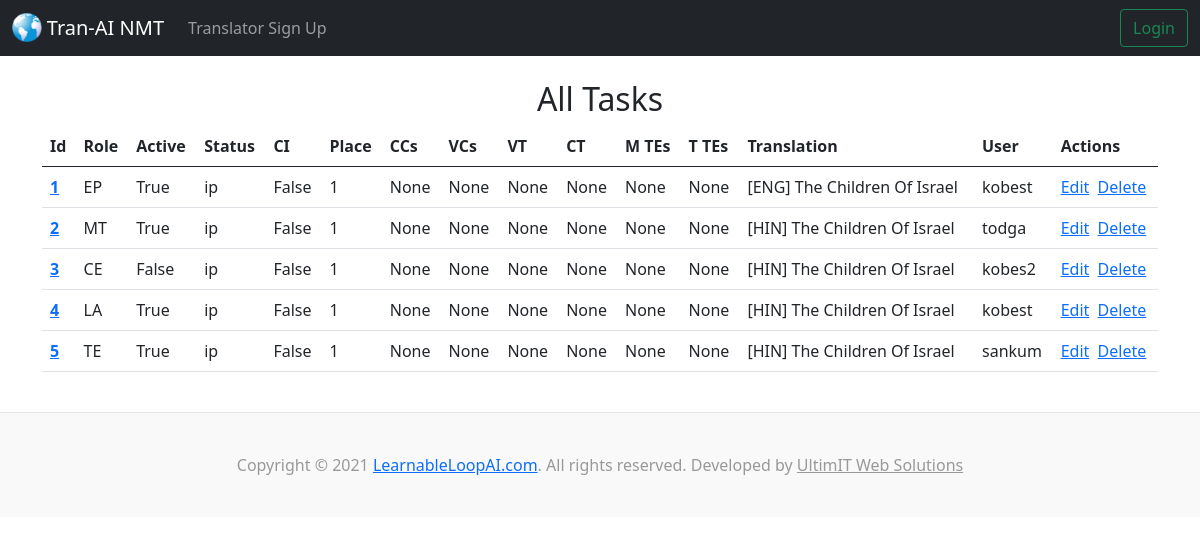
Page /tasks/ on the earlier database version.
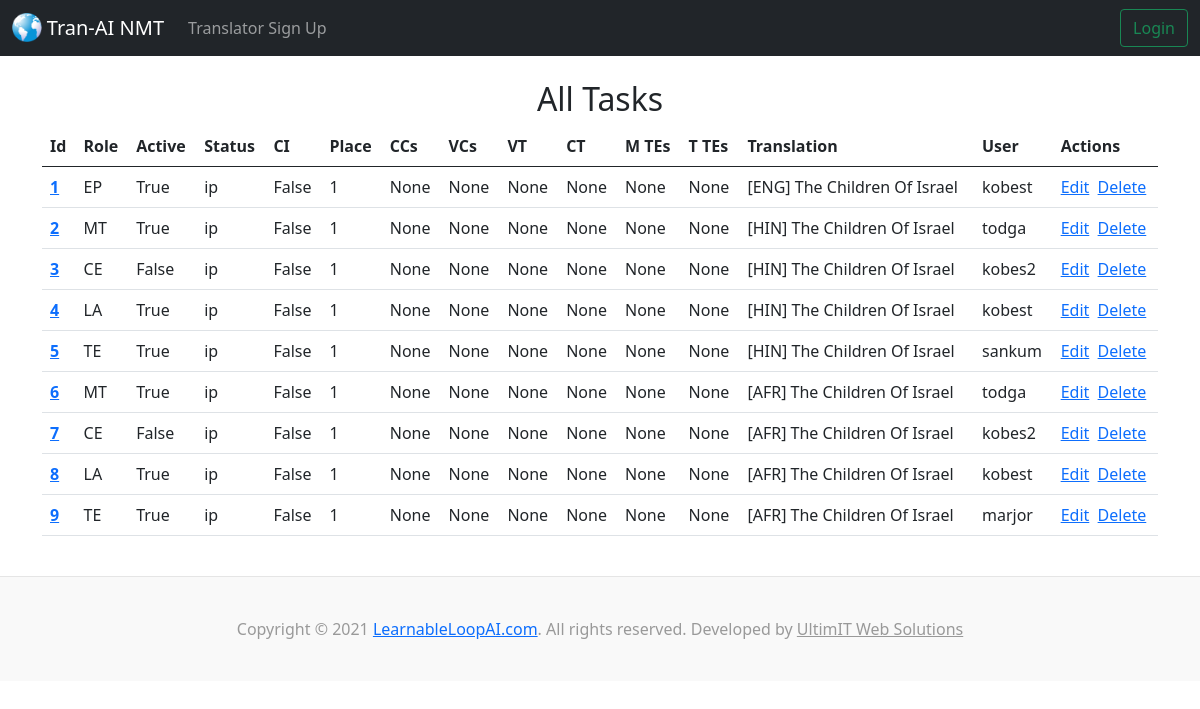
Same page on the later database version.
### tranai/models.py (models this page shows, shortened)
class Task(models.Model):
  class Role(models.TextChoices):
    EP = 'EP', _('English Provider (EP)')
    EE = 'EE', _('English Editor (EE)')
    NT = 'NT', _('No Translator (NT)')
    MT = 'MT', _('Machine Translator (MT)')
    HT = 'HT', _('Human Translator (HT)')
    TE = 'TE', _('Translation Editor (TE)')
    SE = 'SE', _('Scripture Editor (SE)')
    PE = 'PE', _('Poetry Editor (PE)')
    CE = 'CE', _('Chief Editor (CE)')
    LA = 'LA', _('Language Administrator (LA)')
  class Status(models.TextChoices):
    ip = 'ip', _('In Process (ip)')
    cd = 'cd', _('Completed (cd)')
    te = 'te', _('TE editing (te)')
    ce = 'ce', _('CE editing (ce)')
    qe = 'qe', _('QE editing (qe)')
    pg = 'pg', _('Publishing (pg)')
    pd = 'pd', _('Published (pd)')
    pr = 'pr', _('Pruned (pr)')
  translation = models.ForeignKey(Translation, blank=False, null=False, on_delete=models.DO_NOTHING, related_name='tasks')
  user = models.ForeignKey(settings.AUTH_USER_MODEL, blank=False, null=False, on_delete=models.DO_NOTHING, related_name='tasks') #for accounts app
  role = models.CharField('Role', max_length=2, validators=[MinLengthValidator(2), MaxLengthValidator(2)], choices=Role.choices, default=Role.TE, blank=False, null=False,)
  active = models.BooleanField('Active', default=False)
  place = models.IntegerField('Place', default=1, validators=[MinValueValidator(1)], blank=False, null=False,)
  ci = models.BooleanField('Content imported', default=False)
  status = models.CharField('Status', max_length=2, validators=[MinLengthValidator(2), MaxLengthValidator(2)], choices=Status.choices, default=Status.ip, blank=False, null=False,)
  ccs = models.IntegerField('Final Create additions', blank=True, null=True,)
  ccs_k = models.IntegerField('- by klearing', blank=True, null=True,)
  ccs_m = models.IntegerField('- by modding', blank=True, null=True,)
  vcs = models.IntegerField('Final Vote additions', blank=True, null=True,)
  vcs_a = models.IntegerField('- by accepting', blank=True, null=True,)
  vcs_c = models.IntegerField('- by creating', blank=True, null=True,)
  vcs_t = models.IntegerField('- by topping', blank=True, null=True,)
  vcs_p = models.IntegerField('- by picking', blank=True, null=True,)
  ct = models.IntegerField('Final Create time (s)', blank=True, null=True,)
  vt = models.IntegerField('Final Vote time (s)', blank=True, null=True,)
  majtes = models.IntegerField('Final Majority Top Changes', blank=True, null=True,)
  tietes = models.IntegerField('Final Tie Top Changes', blank=True, null=True,)
  notes = models.CharField('Notes', max_length=200, blank=True, null=True,)

class Translation(models.Model):
  class Transcription(models.TextChoices):
    ANDES = 'A', _('Andes')
    MAMALIS = 'M', _('Mamalis')
  lan = models.CharField('Language', max_length=3)
  tran_title = models.CharField('Translated title', max_length=70)
  descrip = models.TextField('Description', blank=True, null=True, max_length=500)
  blkc = models.IntegerField('Block count')
  subc = models.IntegerField('Sub-block count')
  senc = models.IntegerField('Sentence count')
  xcrip = models.CharField('Transcription', max_length=1, choices=Transcription.choices, default=Transcription.ANDES, blank=False,)
  li = models.BooleanField('Lookup imported (eng) / translate contributions randomized (oth)')
  pubdate = models.DateField('Publication date', default=datetime.date.today)
  version = models.CharField('Version', max_length=20)
  document = models.ForeignKey(Document, blank=True, null=True, on_delete=models.CASCADE, related_name='translations')
  eng_tran = models.ForeignKey('self', blank=True, null=True, on_delete=models.CASCADE,)
  def __str__(self):
    return self.tran_title

### accounts/models.py (models this page shows)
class CustomUser(AbstractBaseUser, PermissionsMixin):
    email = models.EmailField(_('email address'), unique=True)
    username = models.CharField(_('username'), max_length=6, default='')
    admin = models.BooleanField(default=False)
    is_staff = models.BooleanField(default=False)
    is_active = models.BooleanField(default=True)
    created_at = models.DateTimeField(default=timezone.now)
    cur_task = models.ForeignKey(Task, blank=True, null=True, on_delete=models.CASCADE)
    USERNAME_FIELD = 'email'
    REQUIRED_FIELDS = []
    objects = CustomUserManager()
    def __str__(self):
        return self.username

### tranai/views.py (the view)
# urls.py: path('tasks/', views.index_tasks, name='index-tasks'),
def index_tasks(request):
  task_list = Task.objects.all()
  return render(request, 'tranai/index_tasks.html', {'task_list': task_list})

### tranai/templates/tranai/index_tasks.html
{% extends 'tranai/base.html' %}
{% block content %}
<center><h2>All Tasks</h2></center>
<table class="table table-hover">
  <thead>
    <tr>
      <th scope="col">Id</th>
      <th scope="col">Role</th>
      <th scope="col">Active</th>
      <th scope="col">Status</th>
      <th scope="col">CI</th>
      <th scope="col">Place</th>
      <th scope="col">CCs</th>
      <th scope="col">VCs</th>
      <th scope="col">VT</th>
      <th scope="col">CT</th>
      <th scope="col">M TEs</th>
      <th scope="col">T TEs</th>
      <th scope="col">Translation</th>
      <th scope="col">User</th>
      <th scope="col">Actions</th>
    </tr>
  </thead>
  <tbody>
{% for task in task_list %}
    <tr>
      <th scope="row"><a href="{% url 'show-task' task.id %}">{{ task.id }}</a></th>
      <td>{{ task.role }}</td>
      <td>{{ task.active }}</td>
      <td>{{ task.status }}</td>
      <td>{{ task.ci }}</td>
      <td>{{ task.place }}</td>
      <td>{{ task.ccs }}</td>
      <td>{{ task.vcs }}</td>
      <td>{{ task.vt }}</td>
      <td>{{ task.ct }}</td>
      <td>{{ task.majtes }}</td>
      <td>{{ task.tietes }}</td>
      <td>{{ task.translation }}</td>
      <td>{{ task.user }}</td>
      <td><a href="{% url 'update-task' task.id %}">Edit</a>&nbsp;&nbsp;<a href="{% url 'delete-task' task.id %}">Delete</a></td>
    </tr>
{% endfor %}
  </tbody>
</table>
{% endblock %}

### tranai/templates/tranai/base.html (shortened to what this page needs)
{% load static %}
<!doctype html>
<html lang="en">
  <head>
    <link href="https://cdn.jsdelivr.net/npm/bootstrap@5.0.2/dist/css/bootstrap.min.css" rel="stylesheet">
    <link rel="stylesheet" href="https://cdnjs.cloudflare.com/ajax/libs/font-awesome/5.15.3/css/all.min.css" />
    <link rel="stylesheet" href="{% static 'tranai/custom.css' %}">
  </head>
  <body>
    {% include 'tranai/navbar.html' %}
    <br/>
    <div class="container">
    {% block content %}
    {% endblock %}
    </div>
    <br>
    {% include 'tranai/footer.html' %}
  </body>
</html>

### tranai/templates/tranai/navbar.html (shortened to what this page needs)
{% load static %}
<nav class="navbar navbar-expand-lg navbar-dark bg-dark">
  <div class="container-fluid">
    <a class="navbar-brand" href="{% url 'home' %}"><img src="{% static 'tranai/logo.png' %}" width="29.6" height="29.2" class="d-inline-block align-top" alt="">
      Tran-AI NMT</a>
    <div class="collapse navbar-collapse" id="navbarSupportedContent">
      <ul class="navbar-nav me-auto mb-2 mb-lg-0">
        {% if user.is_authenticated %}
        <li class="nav-item dropdown">
          <a class="nav-link dropdown-toggle" href="#" id="navbarDropdown" role="button" data-bs-toggle="dropdown" aria-expanded="false">
            All
          </a>
          <ul class="dropdown-menu" aria-labelledby="navbarDropdown">
            <li><a class="dropdown-item" href="{% url 'index-documents' %}">Documents</a></li>
            <li><a class="dropdown-item" href="{% url 'index-all-translations' %}">Translations</a></li>
            <li><a class="dropdown-item" href="{% url 'index-tasks' %}">Tasks</a></li>
            <li><hr class="dropdown-divider"></li>
            <li><a class="dropdown-item" href="{% url 'index-users' %}">Users</a></li>
          </ul>
        </li>
        <li class="nav-item dropdown">
          <a class="nav-link dropdown-toggle" href="#" id="navbarDropdown" role="button" data-bs-toggle="dropdown" aria-expanded="false">
            Actions
          </a>
          <ul class="dropdown-menu" aria-labelledby="navbarDropdown">
            <li><a class="dropdown-item" href="{% url 'create-document' %}">New Document</a></li>
            <li><hr class="dropdown-divider"></li>
            <li><a class="dropdown-item" href="#">Help</a></li>
          </ul>
        </li>
        <li class="nav-item dropdown">
          <a class="nav-link dropdown-toggle" href="#" id="navbarDropdown" role="button" data-bs-toggle="dropdown" aria-expanded="false">
            Tasks
          </a>
          <ul class="dropdown-menu" aria-labelledby="navbarDropdown">
            <li>Task 1</li>
            <li>Task 2</li>
            <li>Task 3</li>
            <li><hr class="dropdown-divider"></li>
            <li><a class="dropdown-item" href="#">Help</a></li>
          </ul>
        </li>
        <li class="nav-item">
          <a class="nav-link" href="{% url 'logout' %}">Logout</a>
        </li>
        {% else %}
        <li class="nav-item">
          <a class="nav-link" href="{% url 'signup' %}">Translator Sign Up</a>
        </li>
        {% endif %}
      </ul>
      {% if user.is_authenticated %}
      <a class="btn btn-outline-success" href="{% url 'logout' %}">Logout</a>&nbsp;&nbsp;
      <a class="btn btn-outline-success" href="{% url 'home' %}">Profile</a>
{% else %}
      <a class="btn btn-outline-success" href="{% url 'login' %}">Login</a>
{% endif %}
    </div>
  </div>
</nav>

### tranai/templates/tranai/footer.html
<footer class="blog-footer">
  <p>Copyright &copy; {% now "Y" %} <a href="http://www.learnableloopai.com/">LearnableLoopAI.com</a>. All rights reserved. Developed by <a href="http://www.ultimit.us" style="color: #999999;">UltimIT Web Solutions</a></p>
</footer>

### tranai/static/tranai/custom.css (style rules this page uses)
.blog-footer { padding: 2.5rem 0; color: #999; text-align: center; background-color: #f9f9f9; border-top: .05rem solid #e5e5e5; }
.blog-footer p:last-child { margin-bottom: 0; }

Differences in the rows shown:
added Task: id "6", role "MT", active "True", status "ip", ci "False", place "1", ccs "None", vcs "None", vt "None", ct "None", majtes "None", tietes "None", translation "[AFR] The Children Of Israel", user "todga"
added Task: id "7", role "CE", active "False", status "ip", ci "False", place "1", ccs "None", vcs "None", vt "None", ct "None", majtes "None", tietes "None", translation "[AFR] The Children Of Israel", user "kobes2"
added Task: id "8", role "LA", active "True", status "ip", ci "False", place "1", ccs "None", vcs "None", vt "None", ct "None", majtes "None", tietes "None", translation "[AFR] The Children Of Israel", user "kobest"
added Task: id "9", role "TE", active "True", status "ip", ci "False", place "1", ccs "None", vcs "None", vt "None", ct "None", majtes "None", tietes "None", translation "[AFR] The Children Of Israel", user "marjor"
